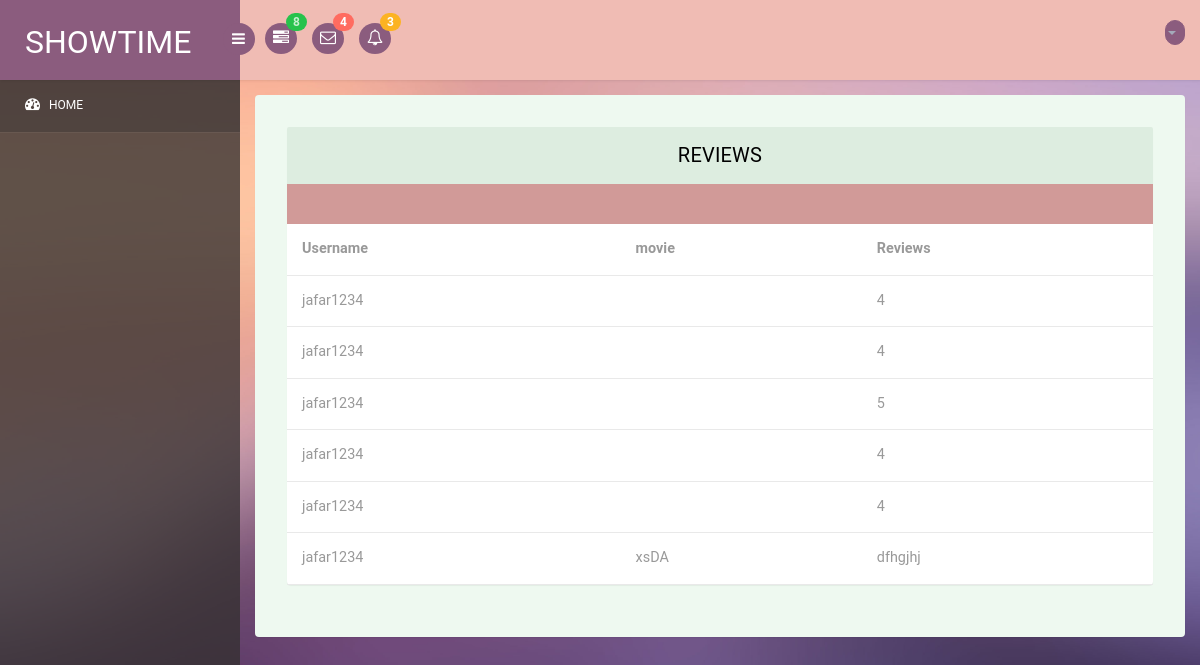
The app's page /user/view_review with its own data.
### user/models.py (models this page shows)
class Moviereview(models.Model):
    user = models.ForeignKey(User, on_delete=models.CASCADE,null=True,blank=True)
    movie=models.ForeignKey(Movies,on_delete=models.CASCADE,null=True,blank=True)
    review=models.CharField(max_length=600,null=True,blank=True)
    def __str__(self):
        return str(self.user.username)

### movies/models.py (models this page shows, shortened)
class Movies(models.Model):
    user = models.ForeignKey(User,on_delete=models.CASCADE,null=True,blank=True)
    theater_owner = models.ForeignKey(TheaterSignup,on_delete=models.CASCADE,null=True,blank=True)
    moviename = models.CharField(max_length=200,null=True,blank=True)
    movieimage = models.ImageField(upload_to='movieimage',null=True,blank=True)
    show1 = models.CharField(max_length=20,null=True,blank=True)
    show2 = models.CharField(max_length=20,null=True,blank=True)
    show3 = models.CharField(max_length=20,null=True,blank=True)
    language = models.CharField(max_length=20,null=True,blank=True)
    genre = models.CharField(max_length=100,null=True,blank=True)
    cast_crew = models.CharField(max_length=200,null=True,blank=True)
    status = models.BooleanField(default=False)
    year = models.CharField(max_length=20,null=True,blank=True)
    ratings = models.IntegerField(null=True,blank=True)

### user/views.py (the view)
# urls.py: path('view_review',views.view_review,name='view_review'),
def view_review(request):
    view =Moviereview.objects.all()
    print(view)
    return render(request,'view-review.html',{'view':view})

### templates/view-review.html (shortened to what this page needs)
{% extends 'dashboard.html' %}
{% load static %}
{% block content %}
		<div class="table-agile-info">
 <div class="panel panel-default">
    <div class="panel-heading">
     Reviews
    </div>
    <div>
      <table class="table" ui-jq="footable" ui-options='{
        "paging": {
          "enabled": true
        },
        "filtering": {
          "enabled": true
        },
        "sorting": {
          "enabled": true
        }}'>
        <thead>
          <tr>
            <th data-breakpoints="xs">Username</th>
            <th data-breakpoints="xs">movie</th>
            <th data-breakpoints="xs">Reviews</th>
          </tr>
        </thead>
        <tbody>
        {% for i in view %}
          <tr data-expanded="true">
            <td>{{i.user}}</td>
            <td>{{i.movie.moviename}}</td>
            <td>{{i.review}}</td>
          </tr>
        {% endfor %}
        </tbody>
{% endblock %}

### static/css2/style.css (style rules this page uses)
html, body { font-family: 'Roboto', sans-serif; font-size: 100%; overflow-x: hidden; background: url(../images/bg.jpg) no-repeat 0px 0px; background-size:cover; }
.panel-heading { position: relative; height: 57px; line-height: 57px; letter-spacing: 0.2px; color: #000; font-size: 18px; font-weight: 400; padding: 0 16px; background:#ddede0; border-top-right-radius: 2px; border-top-left-radius: 2px; text-transform: uppercase; text-align: center; }
.panel { border: none ! important; }
.table>thead>tr>th { border-bottom: 1px solid #e1ab91 ! important; }
.table>tbody>tr>td, .table>tbody>tr>th, .table>tfoot>tr>td, .table>tfoot>tr>th, .table>thead>tr>td, .table>thead>tr>th { border-bottom: 1px solid #e9e9e9 ! important; }
.table > thead > tr > th, .table > tbody > tr > th, .table > tfoot > tr > th, .table > thead > tr > td, .table > tbody > tr > td, .table > tfoot > tr > td { border-top: none !important; }
.table td, .table>tbody>tr>td, .table>tbody>tr>th, .table>tfoot>tr>td, .table>tfoot>tr>th, .table>thead>tr>td, .table>thead>tr>th { padding: 15px!important; }
.table > thead > tr > th, .table > tbody > tr > th, .table > tfoot > tr > th, .table > thead > tr > td, .table > tbody > tr > td, .table > tfoot > tr > td { font-size: 0.9em; color: #999; border-top: none !important; }
.table-agile-info { background: #eef9f0; padding: 2em; border-radius: 4px; -webkit-box-shadow: 0 1px 1px rgba(0,0,0,.05); box-shadow: 0 1px 1px rgba(0,0,0,.05); }
.panel-default>.panel-heading { color: #000000 ! important; background-color: #ddede0 ! important; border-color: #ddede0 ! important; font-size: 20px; }

### templates/view-review.html (style rules this page uses)
table { border-collapse: collapse; border-spacing: 0; }

### records on screen
Moviereview: user "jafar1234", review "4"
Moviereview: user "jafar1234", review "4"
Moviereview: user "jafar1234", review "5"
Moviereview: user "jafar1234", review "4"
Moviereview: user "jafar1234", review "4"
Moviereview: user "jafar1234", movie.moviename "xsDA", review "dfhgjhj"
